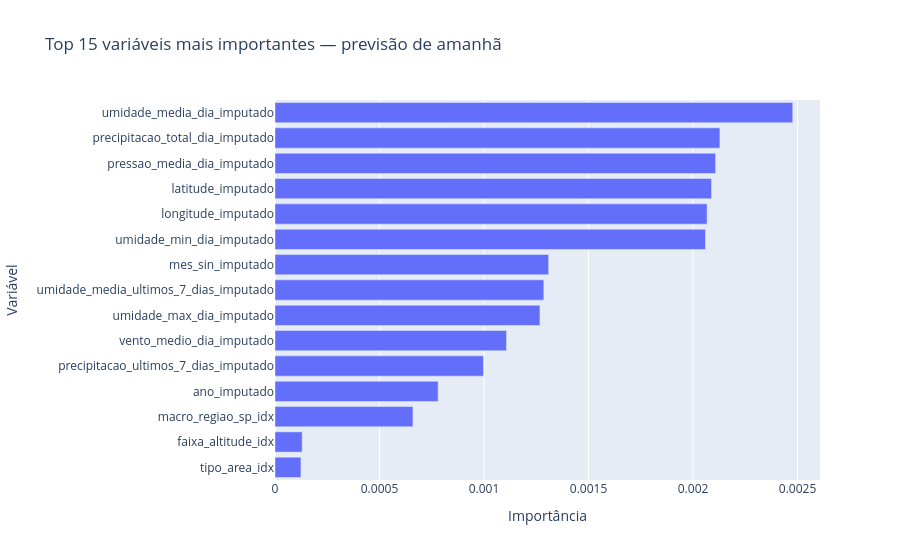

The notebook cell saved with this chart:
### Markdown cell above
### Gráfico: top 15 variáveis mais importantes — amanhã

### Code cell
importancias_amanha.createOrReplaceTempView("importancias_amanha")

imp_amanha_rows = spark.sql("""
    SELECT
        feature,
        importancia
    FROM importancias_amanha
    ORDER BY importancia ASC
    LIMIT 15
""").collect()

imp_amanha_plot = {
    "feature": [row["feature"] for row in imp_amanha_rows],
    "importancia": [row["importancia"] for row in imp_amanha_rows]
}

fig = px.bar(
    imp_amanha_plot,
    x="importancia",
    y="feature",
    orientation="h",
    title="Top 15 variáveis mais importantes — previsão de amanhã",
    labels={
        "importancia": "Importância",
        "feature": "Variável"
    }
)

fig.show()

### Figure 1 — Plotly figure (JSON) as saved in the notebook; plotly's stock layout.template omitted (floating-point values rounded to 4 significant figures)
{"data": [{"hovertemplate": "Importância=%{x}<br>Variável=%{y}<extra></extra>", "legendgroup": "", "marker": {"color": "#636efa", "pattern": {"shape": ""}}, "name": "", "orientation": "h", "showlegend": false, "textposition": "auto", "type": "bar", "x": [0.0001242, 0.00013, 0.0006601, 0.0007804, 0.0009974, 0.001108, 0.001268, 0.001286, 0.001309, 0.00206, 0.002067, 0.002089, 0.002108, 0.002129, 0.002477], "xaxis": "x", "y": ["tipo_area_idx", "faixa_altitude_idx", "macro_regiao_sp_idx", "ano_imputado", "precipitacao_ultimos_7_dias_imputado", "vento_medio_dia_imputado", "umidade_max_dia_imputado", "umidade_media_ultimos_7_dias_imputado", "mes_sin_imputado", "umidade_min_dia_imputado", "longitude_imputado", "latitude_imputado", "pressao_media_dia_imputado", "precipitacao_total_dia_imputado", "umidade_media_dia_imputado"], "yaxis": "y"}], "layout": {"barmode": "relative", "legend": {"tracegroupgap": 0}, "title": {"text": "Top 15 variáveis mais importantes — previsão de amanhã"}, "xaxis": {"anchor": "y", "domain": [0, 1], "title": {"text": "Importância"}}, "yaxis": {"anchor": "x", "domain": [0, 1], "title": {"text": "Variável"}}}}
